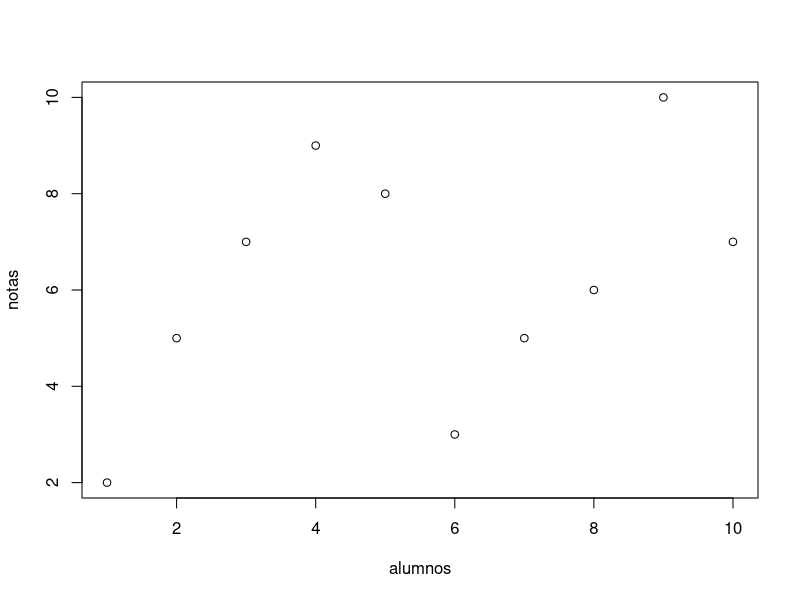
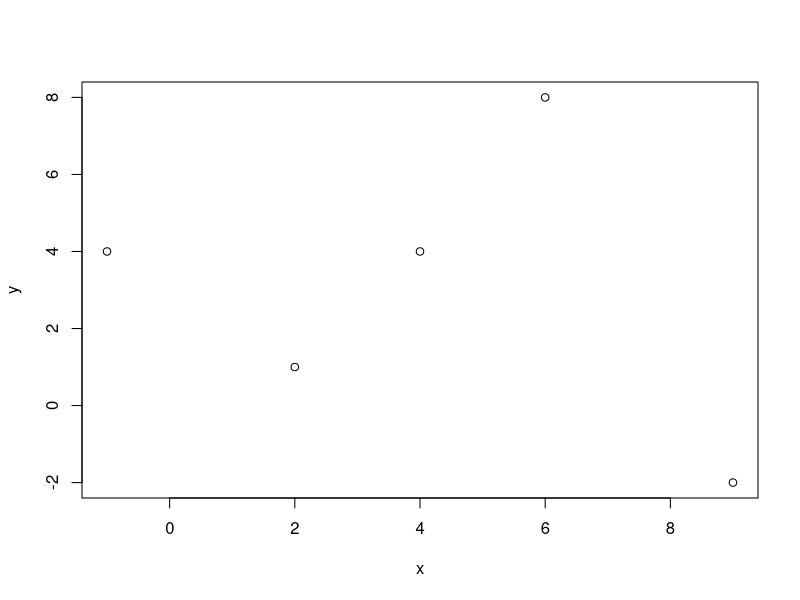
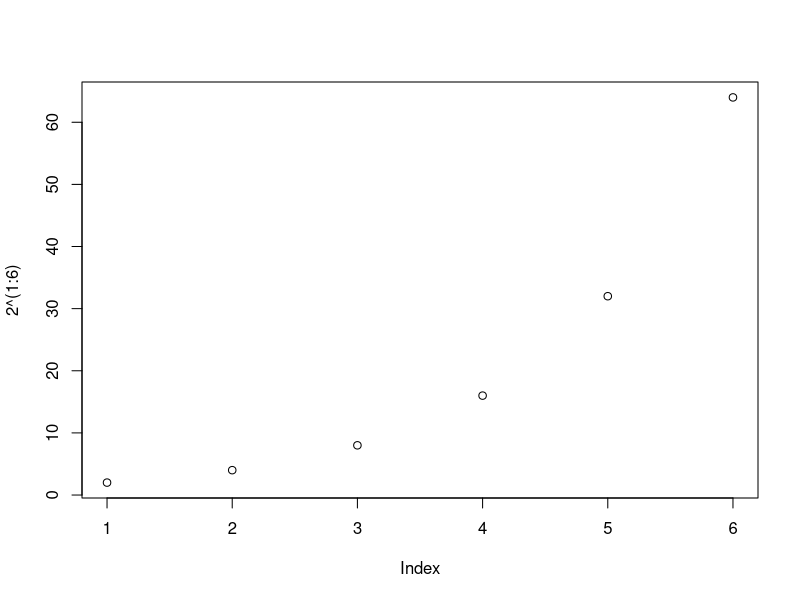
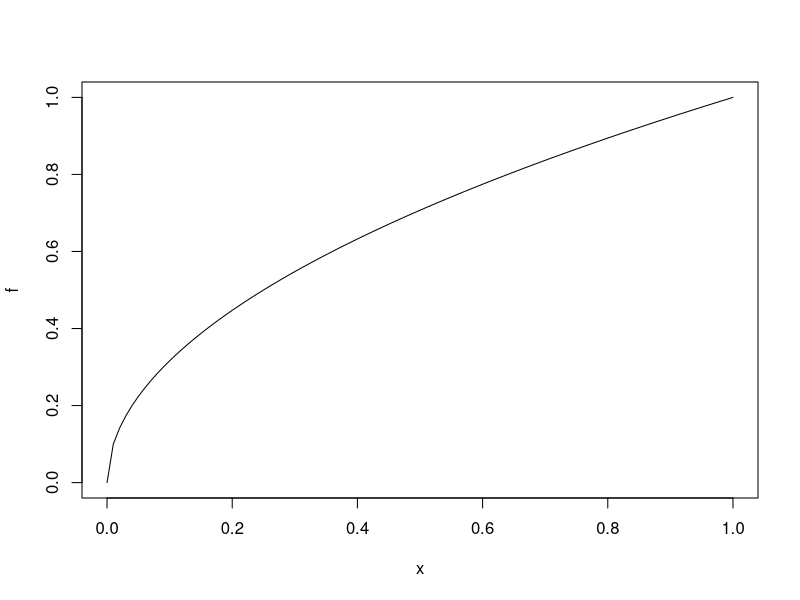
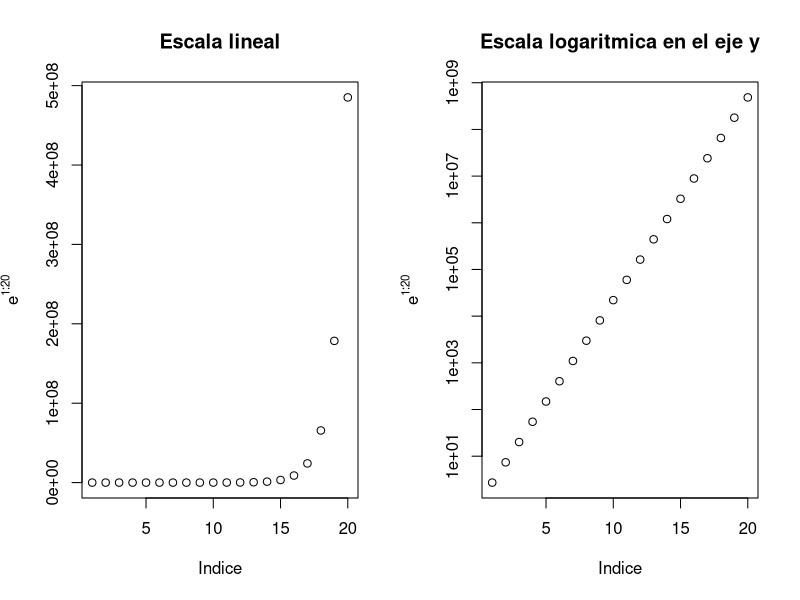
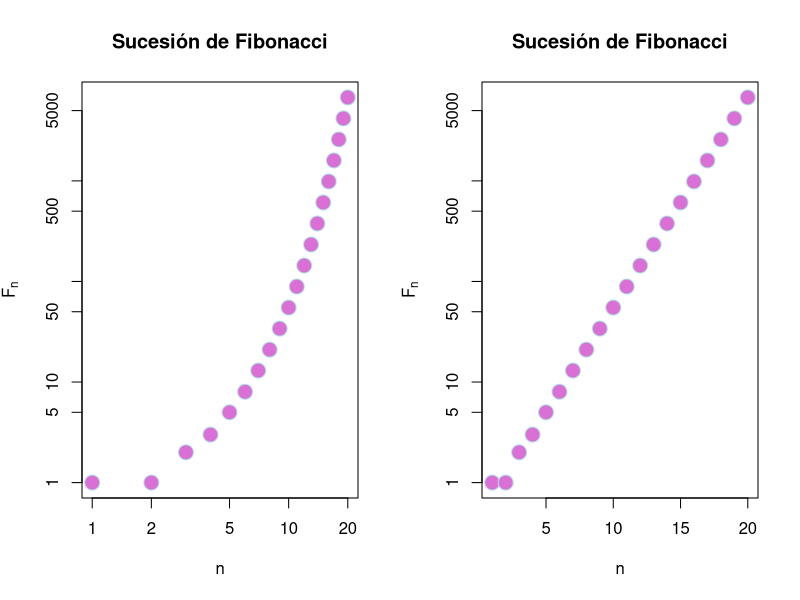
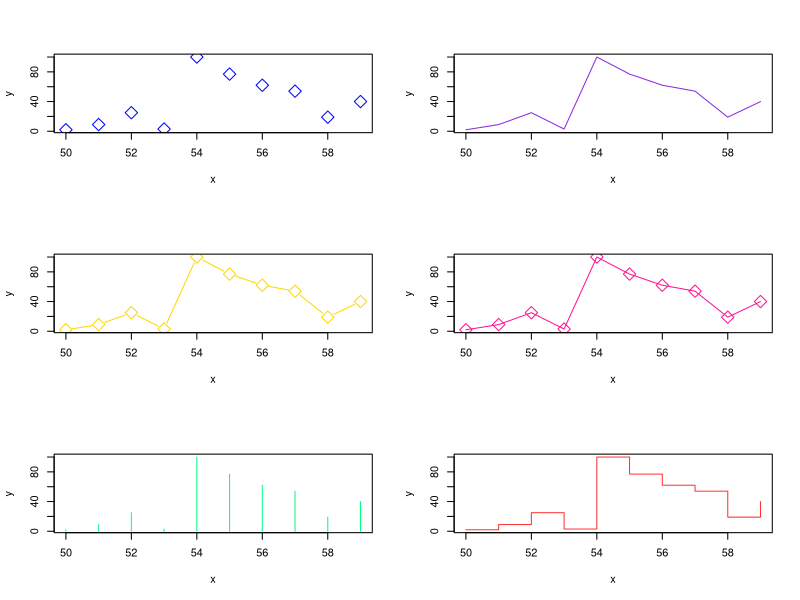
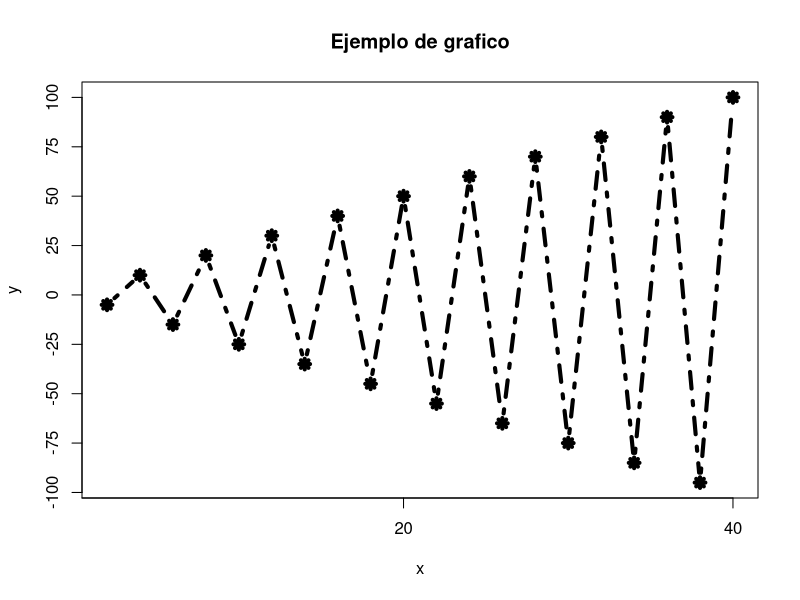

The R source for these figures, in order:
## ---- chunk 1
knitr::opts_chunk$set(echo = TRUE)
## ---- chunk 2
alumnos = c(1:10)
notas = c(2,5,7,9,8,3,5,6,10,7)
plot(alumnos, notas)
## ---- chunk 3
x= c(2, 6, 4, 9, -1)
y = c(1, 8, 4, -2, 4)
plot(x,y)
## ---- chunk 4
plot(2^(1:6))
## ---- chunk 5
f <- function(x){sqrt(x)}
plot(f)
## ---- chunk 6
par(mfrow = c(1,2))
plot = plot(exp(1:20), xlab = "Indice", ylab = expression(e^{1:20}), main = "Escala lineal")
plotLog = plot(exp(1:20), log="y", xlab = "Indice", ylab = expression(e^{1:20}), main = "Escala logaritmica en el eje y")
## ---- chunk 7
n = 1:20
fib = (1/sqrt(5))*((1+sqrt(5))/2)^n-(1/sqrt(5))*((1-sqrt(5))/2)^n
fib
par(mfrow = c(1,2))
plot(fib, xlab = "n", ylab = expression(F[n]), main = "Sucesión de Fibonacci", pch = 21, cex = 2, col = "powderblue", bg="orchid", log = "xy")
plot(fib, xlab = "n", ylab = expression(F[n]), main = "Sucesión de Fibonacci", pch = 21, cex = 2, col = "powderblue", bg="orchid", log = "y")
par(mfrow = c(1,1))
## ---- chunk 8
par(mfrow = c(3,2))
x = c(50:59)
y = c(2,9,25,3,100,77,62,54,19,40)
plot(x,y, pch=23, cex=2, col = "blue", type = "p")
plot(x,y, pch=23, cex=2, col = "blueviolet", type = "l")
plot(x,y, pch=23, cex=2, col = "gold", type = "b")
plot(x,y, pch=23, cex=2, col = "deeppink", type = "o")
plot(x,y, pch=23, cex=2, col = "springgreen", type = "h")
plot(x,y, pch=23, cex=2, col = "firebrick1", type = "s")
par(mfrow = c(1,1))
## ---- chunk 9
x = (2*(1:20))
y = (-1)^(1:20)*5*(1:20)
plot(x, y, main = "Ejemplo de grafico", pch = 8, cex = 1, type = "b", lty = 4, lwd = 4, xaxp = c(0,40,2), yaxp = c(-100,100,8))
## ---- chunk 10
plot(n, fib, pch = 21, col = "red", bg = "yellow", cex = 1.2, type = "o", lty = "dashed", lwd = 2, xlim = c(1,10), ylim = c(1,100), xaxp = c(1,10,3), yaxp = c(0,100,10))
## ---- chunk 11
x = (2*(1:20))
y = (-1)^(1:20)*5*(1:20)
plot(x, y, main = "Poniendo un punto y una recta", pch = 8, cex = 1, type = "b", lty = 4, lwd = 4, xaxp = c(0,40,2), yaxp = c(-100,100,8))
points(20, 0, col ="red", cex = 4, pch =16)
abline(h=0, lty=2, col = "dodgerblue")
## ---- chunk 12
f <- function(x){
  x^2 - 2*x + sqrt(abs(x))
}
plot(f, xlim = c(-3,3))
points(0,0, pch = 19)
points(-3:3, (-3:3)^2, col = "blue")
abline(2,3, lty = "dashed", col = "red")
abline(v = 2, lty = "dashed", col = "green")
abline(h = 5, lty = "dashed", col = "gray")
## ---- chunk 13
f <- function(x){x^2}
plot(f, xlim = c(-3,3), col = "red", lwd = 2, ylab = expression(y^2), xlab = "x")
abline(h=0:9, v=-3:3, lty="dotted", col="grey")
## ---- chunk 14
plot(tan, xlim = c(-pi, pi), ylim = c(-5,5))
abline(v = c(-pi/2, pi/2), col = "red")
## ---- chunk 15
plot(tan, xlim = c(-pi, pi), ylim = c(-5, 5))
## ---- chunk 16
alumnos = c(1:10)
notas = c(2,5,7,9,8,3,5,6,10,7)
plot(alumnos, notas, main = "Grafico con texto")
text(alumnos, notas, labels = c("S","A","N","E","N","S","A","A","E","N"), pos=c(rep(3,times = 8),1,3))
## ---- chunk 17
plot(0,0)
text(0,0, labels = "debajo", pos = 1)
text(0,0, labels = "izquierda", pos = 2)
text(0,0, labels = "arriba", pos = 3)
text(0,0, labels = "derecha", pos = 4)
points(0,1)
text(0,1, labels = "centro")
## ---- chunk 18
f <- function(x){x^2}
plot(f, xlim=c(-3,3), ylim = c(-10,10))
points(-3:3, f(-3:3), pch = 19)
lines(-3:3, f(-3:3), lwd=2, lty = "dotted", col="red")
curve(x^3, lty = "dashed", col = "blue", add = TRUE)
curve(x^4, lty = "dashed", col = "green", add = TRUE)
## ---- chunk 19
x = c(5*(1:20))
plot(x, c(exp(-x)+(-1)^x*x/2*sin(x)^2))
lines(c(20,10,40,80,60,60,20), c(20,0,-20,-20,40,0,20), lwd =2, col = "darkslategray1")
curve(20*sin(x), add = TRUE, col = "green")
